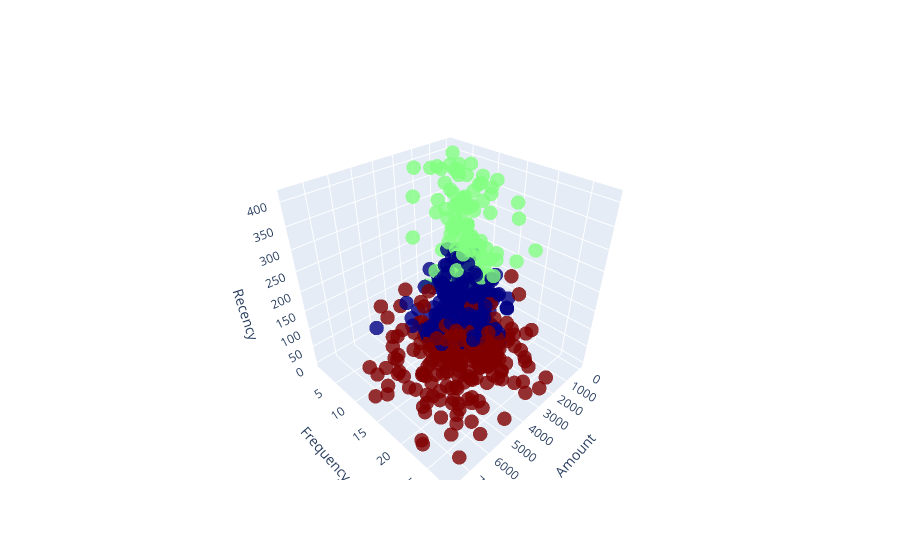

Write notebook code for a chart like this one.
### Code cell
import plotly.graph_objects as go

# Create the 3D scatter plot
fig = go.Figure(data=[go.Scatter3d(
    x=rfm_df['Amount'],
    y=rfm_df['Frequency'],
    z=rfm_df['Recency'],
    mode='markers',
    marker=dict(
        size=5,
        color=rfm_df['Cluster_Id'],  # Color by Cluster_Id
        colorscale='Jet',  # Choose a colorscale
        opacity=0.8
    ),
    text=rfm_df['Cluster_Id'],  # Text when hovering over points
)])

# Add axis labels
fig.update_layout(scene=dict(
                    xaxis_title='Amount',
                    yaxis_title='Frequency',
                    zaxis_title='Recency'),
                  )

# Show the plot
fig.show()

### Figure 1 — Plotly figure (JSON) as saved in the notebook; plotly's stock layout.template omitted (floating-point values rounded to 4 significant figures; data arrays with more than 128 entries replaced by an {"elided": "..."} marker saying what was removed)
{"data": [{"marker": {"color": {"elided": "669 int values"}, "colorscale": [[0, "rgb(0,0,131)"], [0.2, "rgb(0,60,170)"], [0.4, "rgb(5,255,255)"], [0.6, "rgb(255,255,0)"], [0.8, "rgb(250,0,0)"], [1, "rgb(128,0,0)"]], "opacity": 0.8, "size": 5}, "mode": "markers", "text": {"elided": "669 int values"}, "type": "scatter3d", "x": {"elided": "669 float values"}, "y": {"elided": "669 int values"}, "z": {"elided": "669 int values"}}], "layout": {"scene": {"xaxis": {"title": {"text": "Amount"}}, "yaxis": {"title": {"text": "Frequency"}}, "zaxis": {"title": {"text": "Recency"}}}}}
